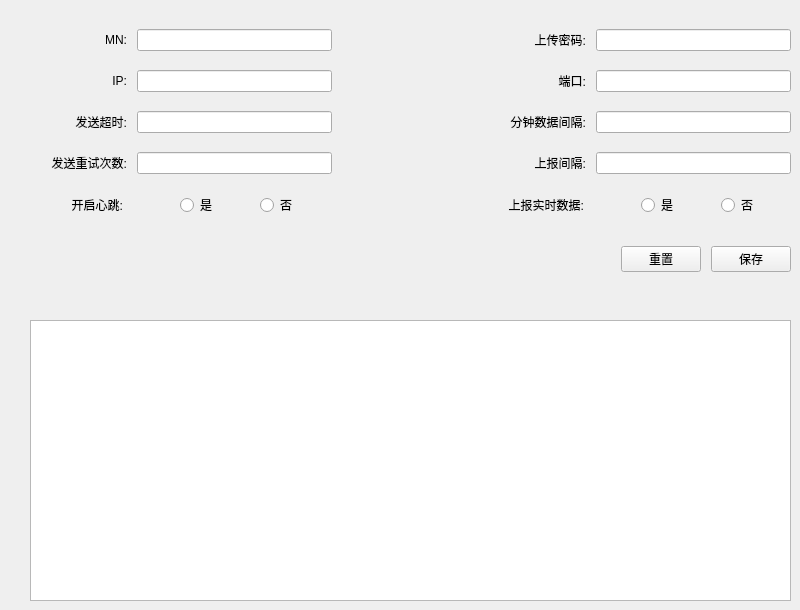
    <widget class="QWidget" name="page_15">
     <widget class="QTableWidget" name="tableWidget_UpLoad">
      <property name="geometry">
       <rect>
        <x>30</x>
        <y>320</y>
        <width>761</width>
        <height>281</height>
       </rect>
      </property>
     </widget>
     <widget class="QWidget" name="layoutWidget">
      <property name="geometry">
       <rect>
        <x>30</x>
        <y>20</y>
        <width>761</width>
        <height>262</height>
       </rect>
      </property>
      <layout class="QVBoxLayout" name="verticalLayout" stretch="3,3,3,3,3,1,3">
       <property name="spacing">
        <number>10</number>
       </property>
       <item>
        <layout class="QHBoxLayout" name="horizontalLayout" stretch="2,4,3,2,4">
         <item>
          <widget class="QLabel" name="label_43">
           <property name="text">
            <string>MN:</string>
           </property>
           <property name="alignment">
            <set>Qt::AlignRight|Qt::AlignTrailing|Qt::AlignVCenter</set>
           </property>
          </widget>
         </item>
         <item>
          <widget class="QLineEdit" name="lineEdit_MN"/>
         </item>
         <item>
          <spacer name="horizontalSpacer">
           <property name="orientation">
            <enum>Qt::Horizontal</enum>
           </property>
           <property name="sizeHint" stdset="0">
            <size>
             <width>40</width>
             <height>20</height>
            </size>
           </property>
          </spacer>
         </item>
         <item>
          <widget class="QLabel" name="label_46">
           <property name="text">
            <string>上传密码:</string>
           </property>
           <property name="alignment">
            <set>Qt::AlignRight|Qt::AlignTrailing|Qt::AlignVCenter</set>
           </property>
          </widget>
         </item>
         <item>
          <widget class="QLineEdit" name="lineEdit_PW"/>
         </item>
        </layout>
       </item>
       <item>
        <layout class="QHBoxLayout" name="horizontalLayout_2" stretch="2,4,3,2,4">
         <item>
          <widget class="QLabel" name="label_44">
           <property name="text">
            <string>IP:</string>
           </property>
           <property name="alignment">
            <set>Qt::AlignRight|Qt::AlignTrailing|Qt::AlignVCenter</set>
           </property>
          </widget>
         </item>
         <item>
          <widget class="QLineEdit" name="lineEdit_IP"/>
         </item>
         <item>
          <spacer name="horizontalSpacer_2">
           <property name="orientation">
            <enum>Qt::Horizontal</enum>
           </property>
           <property name="sizeHint" stdset="0">
            <size>
             <width>40</width>
             <height>20</height>
            </size>
           </property>
          </spacer>
         </item>
         <item>
          <widget class="QLabel" name="label_45">
           <property name="text">
            <string>端口:</string>
           </property>
           <property name="alignment">
            <set>Qt::AlignRight|Qt::AlignTrailing|Qt::AlignVCenter</set>
           </property>
          </widget>
         </item>
         <item>
          <widget class="QLineEdit" name="lineEdit_Port"/>
         </item>
        </layout>
       </item>
       <item>
        <layout class="QHBoxLayout" name="horizontalLayout_43" stretch="2,4,3,2,4">
         <item>
          <widget class="QLabel" name="label_49">
           <property name="text">
            <string>发送超时:</string>
           </property>
           <property name="alignment">
            <set>Qt::AlignRight|Qt::AlignTrailing|Qt::AlignVCenter</set>
           </property>
          </widget>
         </item>
         <item>
          <widget class="QLineEdit" name="lineEdit_TO"/>
         </item>
         <item>
          <spacer name="horizontalSpacer_3">
           <property name="orientation">
            <enum>Qt::Horizontal</enum>
           </property>
           <property name="sizeHint" stdset="0">
            <size>
             <width>40</width>
             <height>20</height>
            </size>
           </property>
          </spacer>
         </item>
         <item>
          <widget class="QLabel" name="label_48">
           <property name="text">
            <string>分钟数据间隔:</string>
           </property>
           <property name="alignment">
            <set>Qt::AlignRight|Qt::AlignTrailing|Qt::AlignVCenter</set>
           </property>
          </widget>
         </item>
         <item>
          <widget class="QLineEdit" name="lineEdit_MinInternal"/>
         </item>
        </layout>
       </item>
       <item>
        <layout class="QHBoxLayout" name="horizontalLayout_44" stretch="2,4,3,2,4">
         <item>
          <widget class="QLabel" name="label_50">
           <property name="text">
            <string>发送重试次数:</string>
           </property>
           <property name="alignment">
            <set>Qt::AlignRight|Qt::AlignTrailing|Qt::AlignVCenter</set>
           </property>
          </widget>
         </item>
         <item>
          <widget class="QLineEdit" name="lineEdit_Retry"/>
         </item>
         <item>
          <spacer name="horizontalSpacer_4">
           <property name="orientation">
            <enum>Qt::Horizontal</enum>
           </property>
           <property name="sizeHint" stdset="0">
            <size>
             <width>40</width>
             <height>20</height>
            </size>
           </property>
          </spacer>
         </item>
         <item>
          <widget class="QLabel" name="label_47">
           <property name="text">
            <string>上报间隔:</string>
           </property>
           <property name="alignment">
            <set>Qt::AlignRight|Qt::AlignTrailing|Qt::AlignVCenter</set>
           </property>
          </widget>
         </item>
         <item>
          <widget class="QLineEdit" name="lineEdit_UpInternal"/>
         </item>
        </layout>
       </item>
       <item>
        <layout class="QHBoxLayout" name="horizontalLayout_41" stretch="6,3,6">
         <item>
          <layout class="QHBoxLayout" name="horizontalLayout_45" stretch="4,2,3,3">
           <item>
            <widget class="QLabel" name="label_51">
             <property name="text">
              <string>开启心跳:</string>
             </property>
             <property name="alignment">
              <set>Qt::AlignRight|Qt::AlignTrailing|Qt::AlignVCenter</set>
             </property>
            </widget>
           </item>
           <item>
            <spacer name="horizontalSpacer_6">
             <property name="orientation">
              <enum>Qt::Horizontal</enum>
             </property>
             <property name="sizeHint" stdset="0">
              <size>
               <width>40</width>
               <height>20</height>
              </size>
             </property>
            </spacer>
           </item>
           <item>
            <widget class="QRadioButton" name="radioButtonHY">
             <property name="text">
              <string>是</string>
             </property>
            </widget>
           </item>
           <item>
            <widget class="QRadioButton" name="radioButtonHN">
             <property name="text">
              <string>否</string>
             </property>
            </widget>
           </item>
          </layout>
         </item>
         <item>
          <spacer name="horizontalSpacer_5">
           <property name="orientation">
            <enum>Qt::Horizontal</enum>
           </property>
           <property name="sizeHint" stdset="0">
            <size>
             <width>40</width>
             <height>20</height>
            </size>
           </property>
          </spacer>
         </item>
         <item>
          <layout class="QHBoxLayout" name="horizontalLayout_42" stretch="4,2,3,3">
           <item>
            <widget class="QLabel" name="label_52">
             <property name="text">
              <string>上报实时数据:</string>
             </property>
             <property name="alignment">
              <set>Qt::AlignRight|Qt::AlignTrailing|Qt::AlignVCenter</set>
             </property>
            </widget>
           </item>
           <item>
            <spacer name="horizontalSpacer_7">
             <property name="orientation">
              <enum>Qt::Horizontal</enum>
             </property>
             <property name="sizeHint" stdset="0">
              <size>
               <width>40</width>
               <height>20</height>
              </size>
             </property>
            </spacer>
           </item>
           <item>
            <widget class="QRadioButton" name="radioButtonRTY">
             <property name="text">
              <string>是</string>
             </property>
            </widget>
           </item>
           <item>
            <widget class="QRadioButton" name="radioButtonRTN">
             <property name="text">
              <string>否</string>
             </property>
            </widget>
           </item>
          </layout>
         </item>
        </layout>
       </item>
       <item>
        <spacer name="verticalSpacer">
         <property name="orientation">
          <enum>Qt::Vertical</enum>
         </property>
         <property name="sizeType">
          <enum>QSizePolicy::Maximum</enum>
         </property>
         <property name="sizeHint" stdset="0">
          <size>
           <width>10</width>
           <height>10</height>
          </size>
         </property>
        </spacer>
       </item>
       <item>
        <layout class="QHBoxLayout" name="horizontalLayout_46">
         <item>
          <spacer name="horizontalSpacer_8">
           <property name="orientation">
            <enum>Qt::Horizontal</enum>
           </property>
           <property name="sizeHint" stdset="0">
            <size>
             <width>40</width>
             <height>20</height>
            </size>
           </property>
          </spacer>
         </item>
         <item>
          <widget class="QPushButton" name="pushButtonUpReset">
           <property name="text">
            <string>重置</string>
           </property>
          </widget>
         </item>
         <item>
          <widget class="QPushButton" name="pushButtonUpSaved">
           <property name="text">
            <string>保存</string>
           </property>
          </widget>
         </item>
        </layout>
       </item>
      </layout>
     </widget>
    </widget>
